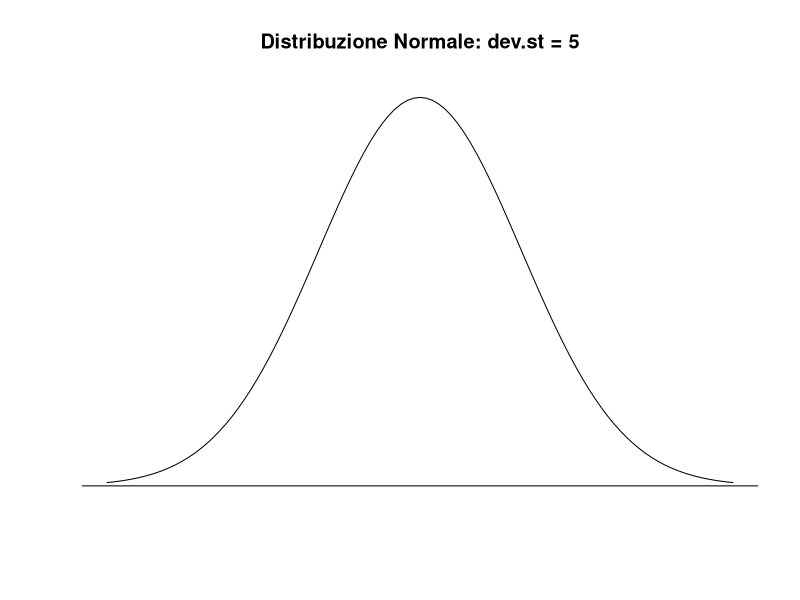

Reproduce this figure in R. (Note: this script raises an error after producing the figure.)
############################################################
############################################################
# Distribuzione di densità Normale
# Integrali su intervalli di quantili
############################################################
############################################################


# Grafico generale #########################################

disegnaNorm <- function(limIX,limSX,media,ds,quantX) {
  
  curve(dnorm(x,media,ds),limIX,limSX,axes=F,xlab="",ylab="",main=paste("Distribuzione Normale: dev.st = ",ds, sep = ""))

  
  abline(h=0)
  
  axis(1,c(limIX,media,quantX,limSX),c("",media,quantX,""))
  
  points(quantX,dnorm(quantX,media,ds),cex=2)
  points(c(media,media),c(0,dnorm(media,media,ds)),type="l",lty=4,lwd=2)
  
}


# Grafico generale cumulata #################################

disegnaNormC <- function(limIX,limSX,media,ds,quantX) {
  
  curve(pnorm(x,media,ds),limIX,limSX,axes=F,xlab="",ylab="",main=paste("Distribuzione Normale: dev.st = ",ds, sep = ""))
  
  abline(h=0)
  
  axis(1,c(limIX,media,quantX,limSX),c("",media,quantX,""))
  
  points(quantX,pnorm(quantX,media,ds),cex=2)
  points(c(media,media),c(0,pnorm(media,media,ds)),type="l",lty=4,lwd=2)
  
}


# Integrale parte DX #######################################

disegnaNormDX <- function(limIX,limSX,media,ds,quantX) {
  
  curve(dnorm(x,media,ds),limIX,limSX,axes=F,xlab="",ylab="",main=paste("Distribuzione Normale: dev.st = ",ds, sep = ""))
  
  abline(h=0)
  
  axis(1,c(limIX,media,quantX,limSX),c("",media,quantX,""))
  
  vals <- seq(quantX,limSX,length=100)
  x <- c(quantX,vals,limSX,quantX)
  y <- c(0,dnorm(vals,media,ds),0,0)
  polygon(x,y,density=20,angle=45)
  points(c(media,media),c(0,dnorm(media,media,ds)),type="l",lty=4,lwd=2)
  
}


# Integrale parte SX #######################################

disegnaNormSX <- function(limIX,limSX,media,ds,quantX) {
  
  curve(dnorm(x,media,ds),limIX,limSX,axes=F,xlab="",ylab="",main=paste("Distribuzione Normale: dev.st = ",ds, sep = ""))
  
  abline(h=0)
  
  axis(1,c(limIX,media,quantX,limSX),c("",media,quantX,""))
  
  vals <- seq(limIX,quantX,length=100)
  x <- c(limIX,vals,quantX,limIX)
  y <- c(0,dnorm(vals,media,ds),0,0)
  polygon(x,y,density=20,angle=45)
  points(c(media,media),c(0,dnorm(media,media,ds)),type="l",lty=4,lwd=2)
  
}


# Integrale parte Esterna ##################################

disegnaNormEst <- function(limIX,limSX,media,ds,quantX1,quantX2) {
  
  curve(dnorm(x,media,ds),limIX,limSX,axes=F,xlab="",ylab="",main=paste("Distribuzione Normale: dev.st = ",ds, sep = ""))
  
  abline(h=0)
  
  axis(1,c(limIX,media,quantX1,quantX2,limSX),c("",media,quantX1,quantX2,""))
  
  vals <- seq(limIX,quantX1,length=100)
  x <- c(limIX,vals,quantX1,limIX)
  y <- c(0,dnorm(vals,media,ds),0,0)
  polygon(x,y,density=20,angle=45)
  
  vals <- seq(quantX2,limSX,length=100)
  x <- c(quantX2,vals,limSX,quantX2)
  y <- c(0,dnorm(vals,media,ds),0,0)
  polygon(x,y,density=20,angle=45)
  
  points(c(media,media),c(0,dnorm(media,media,ds)),type="l",lty=4,lwd=2)
  
}


# Integrale parte Interna ##################################

disegnaNormInt <- function(limIX,limSX,media,ds,quantX1,quantX2) {
  
  curve(dnorm(x,media,ds),limIX,limSX,axes=F,xlab="",ylab="",main=paste("Distribuzione Normale: dev.st = ",ds, sep = ""))
  
  abline(h=0)
  
  axis(1,c(limIX,media,quantX1,quantX2,limSX),c("",media,quantX1,quantX2,""))
  
  vals <- seq(quantX1,quantX2,length=100)
  x <- c(quantX1,vals,quantX2,quantX1)
  y <- c(0,dnorm(vals,media,ds),0,0)
  polygon(x,y,density=20,angle=45)
  
  points(c(media,media),c(0,dnorm(media,media,ds)),type="l",lty=4,lwd=2)
  
}


###########################################################
# Esempi 

Media <- 10
Ds <- 5
limInfX <- qnorm(0.001,Media,Ds)
limSupX <- qnorm(0.999,Media,Ds)
Y <- c(3,8,12,19,14)
quantileX1 <- 2
quantileX2 <- 8

disegnaNorm(limInfX,limSupX,Media,Ds,X)
disegnaNormC(limInfX,limSupX,Media,Ds,X)
disegnaNormDX(limInfX,limSupX,Media,Ds,quantileX1)
disegnaNormSX(limInfX,limSupX,Media,Ds,quantileX1)
disegnaNormEst(limInfX,limSupX,Media,Ds,quantileX1,quantileX2)
disegnaNormInt(limInfX,limSupX,Media,Ds,quantileX1,quantileX2)

